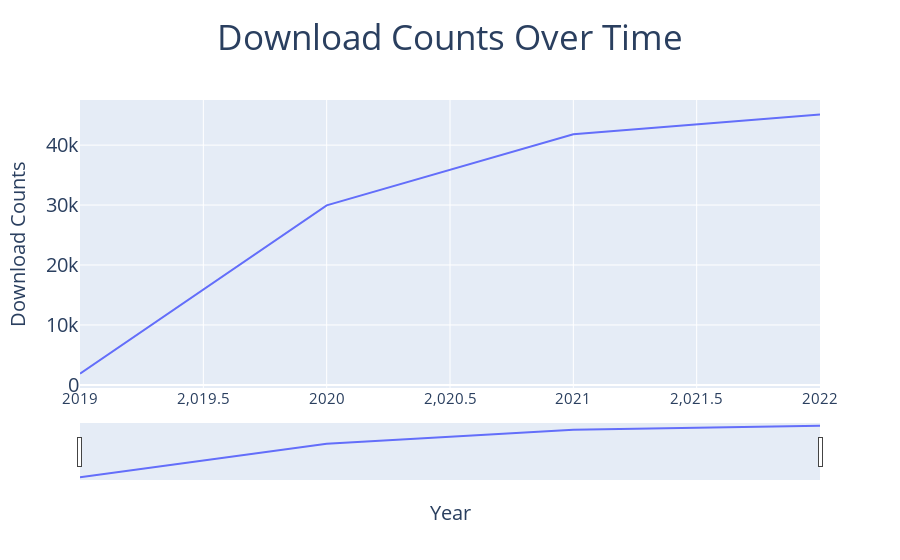
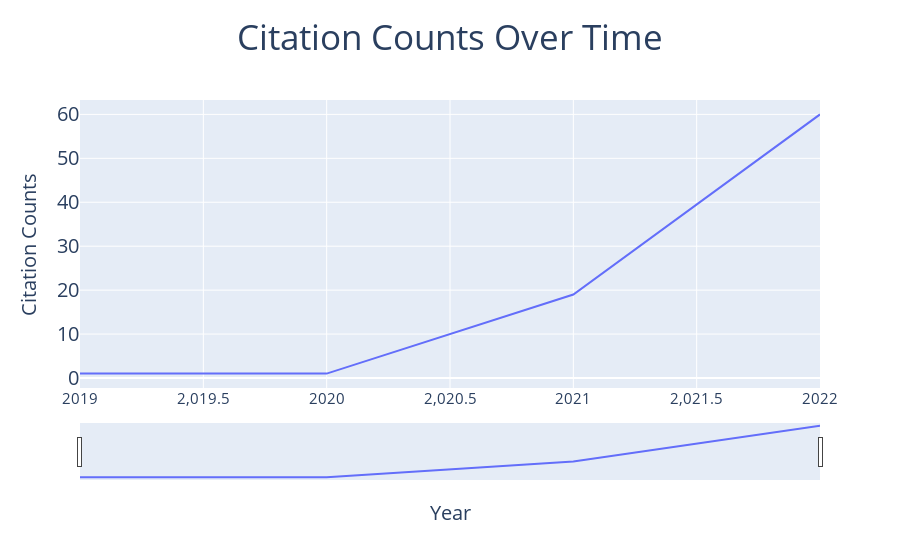

The code cell stored with these charts, in order, in its notebook:
### Code cell
main(package,timeline)

### Figure 1 — Plotly figure (JSON) as saved in the notebook; plotly's stock layout.template omitted (floating-point values rounded to 4 significant figures)
{"data": [{"hovertemplate": "Year=%{x}<br>Download Counts=%{y}<extra></extra>", "legendgroup": "", "line": {"color": "#636efa", "dash": "solid"}, "marker": {"symbol": "circle"}, "mode": "lines", "name": "", "orientation": "v", "showlegend": false, "type": "scatter", "x": [2019, 2020, 2021, 2022], "xaxis": "x", "y": [1883, 29960, 41810, 45127], "yaxis": "y"}], "layout": {"legend": {"tracegroupgap": 0}, "title": {"font": {"size": 35}, "text": "Download Counts Over Time", "x": 0.5}, "xaxis": {"anchor": "y", "domain": [0, 1], "rangeslider": {"visible": true}, "tickfont": {"size": 15}, "title": {"font": {"size": 20}, "text": "Year"}}, "yaxis": {"anchor": "x", "domain": [0, 1], "tickfont": {"size": 20}, "title": {"font": {"size": 20}, "text": "Download Counts"}}}}

### Figure 2 — Plotly figure (JSON) as saved in the notebook; plotly's stock layout.template omitted (floating-point values rounded to 4 significant figures)
{"data": [{"hovertemplate": "Year=%{x}<br>Citation Counts=%{y}<extra></extra>", "legendgroup": "", "line": {"color": "#636efa", "dash": "solid"}, "marker": {"symbol": "circle"}, "mode": "lines", "name": "", "orientation": "v", "showlegend": false, "type": "scatter", "x": [2019, 2020, 2021, 2022], "xaxis": "x", "y": [1, 1, 19, 60], "yaxis": "y"}], "layout": {"legend": {"tracegroupgap": 0}, "title": {"font": {"size": 35}, "text": "Citation Counts Over Time", "x": 0.5}, "xaxis": {"anchor": "y", "domain": [0, 1], "rangeslider": {"visible": true}, "tickfont": {"size": 15}, "title": {"font": {"size": 20}, "text": "Year"}}, "yaxis": {"anchor": "x", "domain": [0, 1], "tickfont": {"size": 20}, "title": {"font": {"size": 20}, "text": "Citation Counts"}}}}
